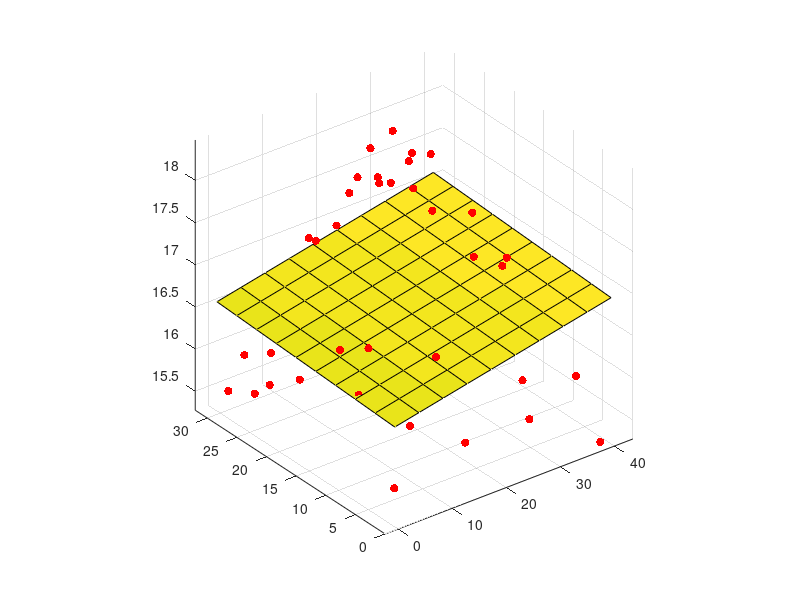
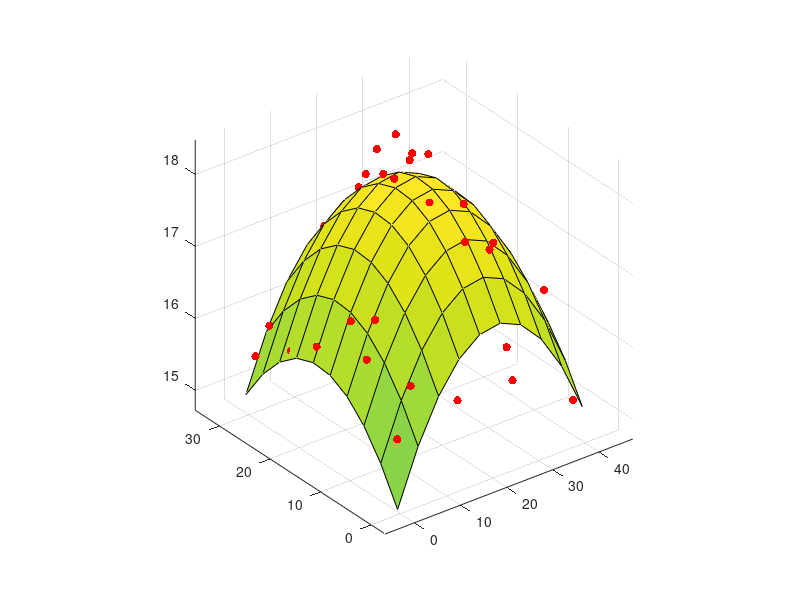

These figures' MATLAB source, in order: (Note: this script raises an error after producing the figures.)
 function demoSurfaceFit()
      % Based on code by Romain Thibaux <thibaux@eecs.berkeley.edu>
      load moteData; % X,y
      
      N = size(X,1);
      for useQuad = 0:1
        if ~useQuad
          Phi = [ones(N,1), X];
        else
          Phi = [ones(N,1), X, X.^2];
        end
        w = Phi \ y;
        figure;
        scatter3(X(:,1),X(:,2),y,'r','filled');axis vis3d;
        hold on
        x1 = linspace(min(X(:,1)),max(X(:,1)),10)';
        y1 = linspace(min(X(:,2)),max(X(:,2)),10)';
        [X1,Y1] = meshgrid(x1, y1);
        if useQuad
          Z = w(1) + w(2)*X1 + w(3)*Y1 + w(4)*X1.^2 + w(5)*Y1.^2;
        else
          Z = w(1) + w(2)*X1 + w(3)*Y1;
        end
        surf(x1, y1, Z);
        %title('Temperature at midnight')
        %zlabel('Temperature');
      end

figure(1);
if(doPrintPmtk), printPmtkFigures('surfaceLinear'); end;
figure(1);
if(doPrintPmtk), printPmtkFigures('surfaceQuad'); end;
end
   
   
